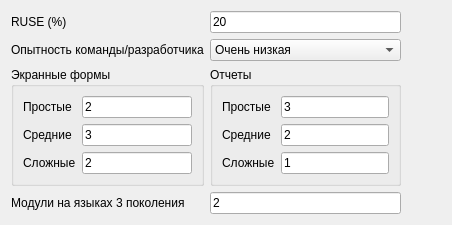
    <widget class="QWidget" name="tab">
     <attribute name="title">
      <string>Модель композиции приложения</string>
     </attribute>
     <layout class="QGridLayout" name="gridLayout_4">
      <item row="3" column="0">
       <widget class="QLabel" name="label_24">
        <property name="text">
         <string>Модули на языках 3 поколения</string>
        </property>
       </widget>
      </item>
      <item row="2" column="1">
       <widget class="QGroupBox" name="groupBox_4">
        <property name="title">
         <string>Отчеты</string>
        </property>
        <layout class="QGridLayout" name="gridLayout_3">
         <item row="0" column="0">
          <widget class="QLabel" name="label_21">
           <property name="text">
            <string>Простые</string>
           </property>
          </widget>
         </item>
         <item row="0" column="1">
          <widget class="QLineEdit" name="lineEditReport_0">
           <property name="text">
            <string>3</string>
           </property>
          </widget>
         </item>
         <item row="1" column="0">
          <widget class="QLabel" name="label_22">
           <property name="text">
            <string>Средние</string>
           </property>
          </widget>
         </item>
         <item row="2" column="0">
          <widget class="QLabel" name="label_23">
           <property name="text">
            <string>Сложные</string>
           </property>
          </widget>
         </item>
         <item row="2" column="1">
          <widget class="QLineEdit" name="lineEditReport_2">
           <property name="text">
            <string>1</string>
           </property>
          </widget>
         </item>
         <item row="1" column="1">
          <widget class="QLineEdit" name="lineEditReport_1">
           <property name="text">
            <string>2</string>
           </property>
          </widget>
         </item>
        </layout>
       </widget>
      </item>
      <item row="3" column="1">
       <widget class="QLineEdit" name="lineEditLanguages">
        <property name="text">
         <string>2</string>
        </property>
       </widget>
      </item>
      <item row="2" column="0">
       <widget class="QGroupBox" name="groupBox_2">
        <property name="title">
         <string>Экранные формы</string>
        </property>
        <layout class="QGridLayout" name="gridLayout_2">
         <item row="0" column="0">
          <widget class="QLabel" name="label_18">
           <property name="text">
            <string>Простые</string>
           </property>
          </widget>
         </item>
         <item row="0" column="1">
          <widget class="QLineEdit" name="lineEditForms_0">
           <property name="text">
            <string>2</string>
           </property>
          </widget>
         </item>
         <item row="1" column="0">
          <widget class="QLabel" name="label_19">
           <property name="text">
            <string>Средние</string>
           </property>
          </widget>
         </item>
         <item row="1" column="1">
          <widget class="QLineEdit" name="lineEditForms_1">
           <property name="text">
            <string>3</string>
           </property>
          </widget>
         </item>
         <item row="2" column="0">
          <widget class="QLabel" name="label_20">
           <property name="text">
            <string>Сложные</string>
           </property>
          </widget>
         </item>
         <item row="2" column="1">
          <widget class="QLineEdit" name="lineEditForms_2">
           <property name="text">
            <string>2</string>
           </property>
          </widget>
         </item>
        </layout>
       </widget>
      </item>
      <item row="3" column="2">
       <spacer name="horizontalSpacer">
        <property name="orientation">
         <enum>Qt::Horizontal</enum>
        </property>
        <property name="sizeHint" stdset="0">
         <size>
          <width>40</width>
          <height>20</height>
         </size>
        </property>
       </spacer>
      </item>
      <item row="0" column="0">
       <widget class="QLabel" name="label_16">
        <property name="text">
         <string>RUSE (%)</string>
        </property>
       </widget>
      </item>
      <item row="1" column="1">
       <widget class="QComboBox" name="comboBoxXP">
        <item>
         <property name="text">
          <string>Очень низкая</string>
         </property>
        </item>
        <item>
         <property name="text">
          <string>Низкая</string>
         </property>
        </item>
        <item>
         <property name="text">
          <string>Номинальная</string>
         </property>
        </item>
        <item>
         <property name="text">
          <string>Высокая</string>
         </property>
        </item>
        <item>
         <property name="text">
          <string>Очень высокая</string>
         </property>
        </item>
       </widget>
      </item>
      <item row="0" column="1">
       <widget class="QLineEdit" name="lineEditRUSE">
        <property name="text">
         <string>20</string>
        </property>
       </widget>
      </item>
      <item row="1" column="0">
       <widget class="QLabel" name="label_17">
        <property name="text">
         <string>Опытность команды/разработчика</string>
        </property>
       </widget>
      </item>
     </layout>
    </widget>
